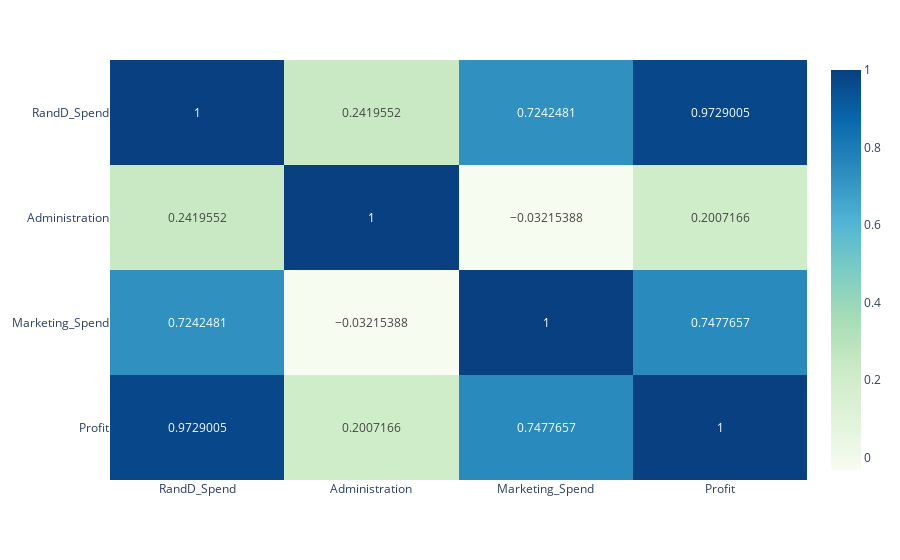

Notebook cell for this chart:
### Code cell
fig = py.imshow(df.corr(), text_auto=True, aspect="auto", color_continuous_scale='gnbu')
fig.show()

### Figure 1 — Plotly figure (JSON) as saved in the notebook; plotly's stock layout.template omitted (floating-point values rounded to 4 significant figures)
{"data": [{"coloraxis": "coloraxis", "hovertemplate": "x: %{x}<br>y: %{y}<br>color: %{z}<extra></extra>", "name": "0", "texttemplate": "%{z}", "type": "heatmap", "x": ["RandD_Spend", "Administration", "Marketing_Spend", "Profit"], "xaxis": "x", "y": ["RandD_Spend", "Administration", "Marketing_Spend", "Profit"], "yaxis": "y", "z": [[1, 0.242, 0.7242, 0.9729], [0.242, 1, -0.03215, 0.2007], [0.7242, -0.03215, 1, 0.7478], [0.9729, 0.2007, 0.7478, 1]]}], "layout": {"coloraxis": {"colorscale": [[0, "rgb(247,252,240)"], [0.125, "rgb(224,243,219)"], [0.25, "rgb(204,235,197)"], [0.375, "rgb(168,221,181)"], [0.5, "rgb(123,204,196)"], [0.625, "rgb(78,179,211)"], [0.75, "rgb(43,140,190)"], [0.875, "rgb(8,104,172)"], [1, "rgb(8,64,129)"]]}, "margin": {"t": 60}, "xaxis": {"anchor": "y", "domain": [0, 1]}, "yaxis": {"anchor": "x", "autorange": "reversed", "domain": [0, 1]}}}
